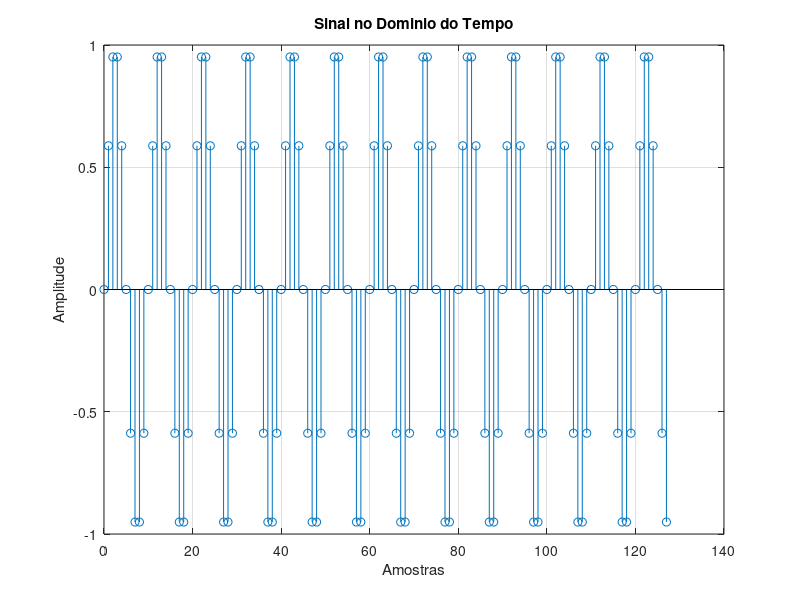
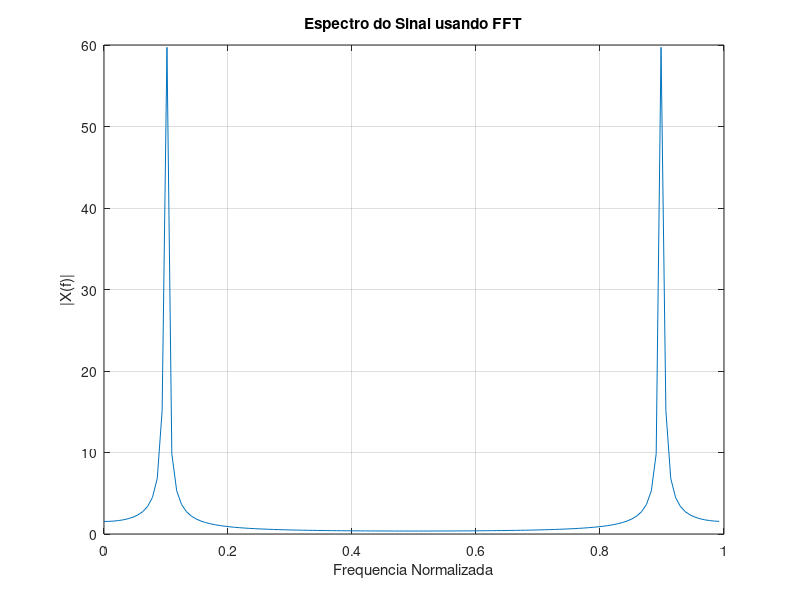

The MATLAB script that drew these images, in order:
% =========================================================
% QUESTAO 1
% Geracao de uma senoide discreta e analise espectral usando FFT
% =========================================================

clc;        % Limpa o terminal
clear;      % Remove variaveis da memoria
close all;  % Fecha todas as figuras abertas

% Numero de amostras do sinal
N = 128;

% Frequencia normalizada da senoide
f0 = 0.1;

% Vetor de amostras no tempo discreto
n = 0:N-1;

% Geracao da senoide discreta
x = sin(2*pi*f0*n);

% Plot do sinal no dominio do tempo
figure;
stem(n,x);
title('Sinal no Dominio do Tempo');
xlabel('Amostras');
ylabel('Amplitude');
grid on;

% Calculo da FFT do sinal
X = fft(x);

% Vetor de frequencia normalizada
f = (0:N-1)/N;

% Plot do espectro
figure;
plot(f,abs(X));
title('Espectro do Sinal usando FFT');
xlabel('Frequencia Normalizada');
ylabel('|X(f)|');
grid on;
